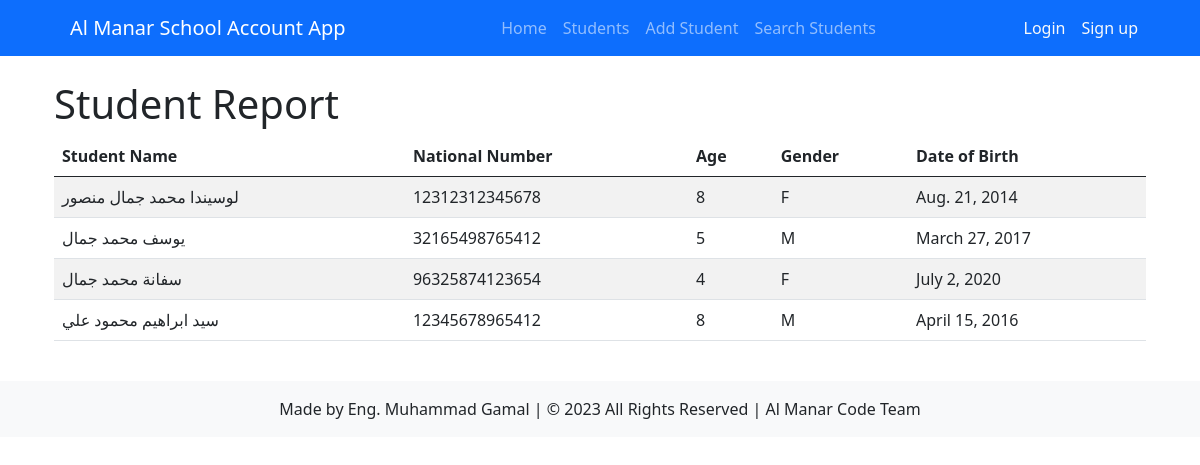
The app's page /students/generate-student-report/, older data.
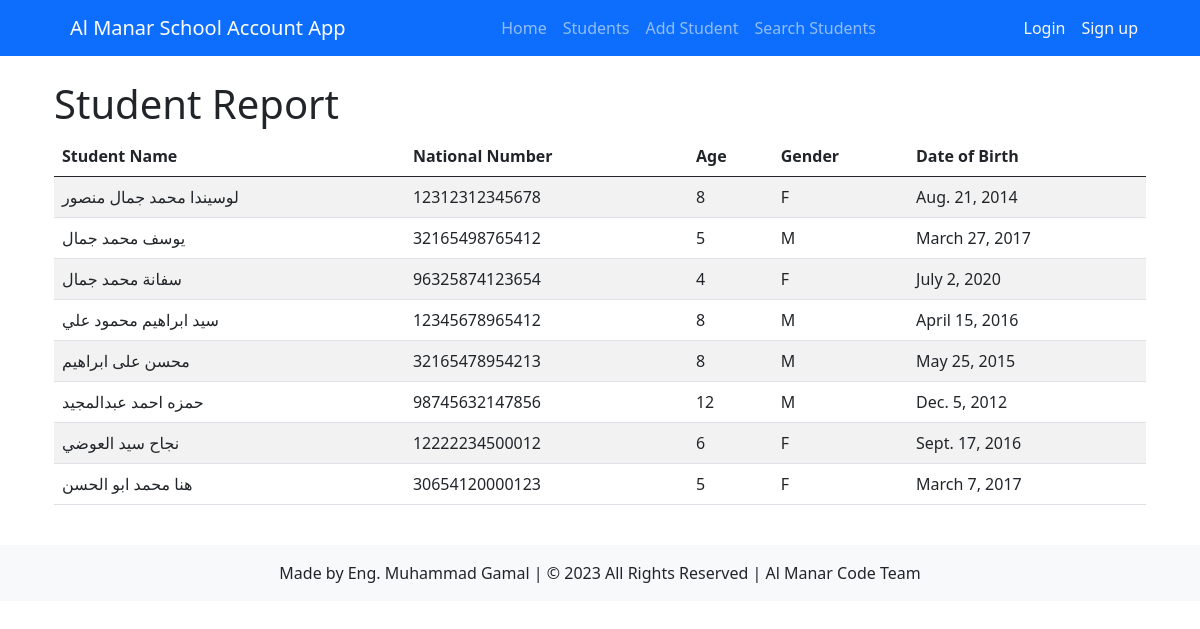
The same page, newer data.
### students/models.py (models this page shows, shortened)
class Student(models.Model):
    GENDER_CHOICES = (
        ('', '---------'),
        ('M', 'Male'),
        ('F', 'Female'),
    )
    name = models.CharField(max_length=50)
    national_number = models.IntegerField(unique=True)
    age = models.IntegerField()
    gender = models.CharField(max_length=1, choices=GENDER_CHOICES)
    date_of_birth = models.DateField()
    academic_year = models.ForeignKey(AcademicYear, on_delete=models.CASCADE, default=timezone.now)
    classroom = models.ManyToManyField(Classroom)
    classroom_name = models.ForeignKey(Classroom, on_delete=models.SET_NULL, null=True, related_name='students_by_name')
    total_payments = models.DecimalField(max_digits=8, decimal_places=2, default=0)
    total_owed = models.DecimalField(max_digits=8, decimal_places=2, default=0)

### students/views.py (the view)
# urls.py: path('generate-student-report/', views.generate_student_report, name='generate_student_report'),
def generate_student_report(request):
    students = Student.objects.all()
    context = {
        'report_data': students
    }
    return render(request, 'students/generate_student_report.html', context)

### students/templates/students/generate_student_report.html (shortened to what this page needs)
{% extends 'students/base.html' %}
{% block content %}
    <h1>Student Report</h1>
    <div class="table-responsive">
        <table class="table table-striped">
            <thead>
                <tr>
                    <th>Student Name</th>
                    <th>National Number</th>
                    <th>Age</th>
                    <th>Gender</th>
                    <th>Date of Birth</th>
                </tr>
            </thead>
            <tbody>
                {% for student in report_data %}
                    <tr>
                        <td>{{ student.name }}</td>
                        <td>{{ student.national_number }}</td>
                        <td>{{ student.age }}</td>
                        <td>{{ student.gender }}</td>
                        <td>{{ student.date_of_birth }}</td>
                    </tr>
                {% endfor %}
            </tbody>
        </table>
    </div>
{% endblock %}

Row changes from the older to the newer data that the page shows:
added Student: name "محسن على ابراهيم", national_number "32165478954213", age "8", gender "M", date_of_birth "May 25, 2015"
added Student: name "حمزه احمد عبدالمجيد", national_number "98745632147856", age "12", gender "M", date_of_birth "Dec. 5, 2012"
added Student: name "نجاح سيد العوضي", national_number "12222234500012", age "6", gender "F", date_of_birth "Sept. 17, 2016"
added Student: name "هنا محمد ابو الحسن", national_number "30654120000123", age "5", gender "F", date_of_birth "March 7, 2017"
